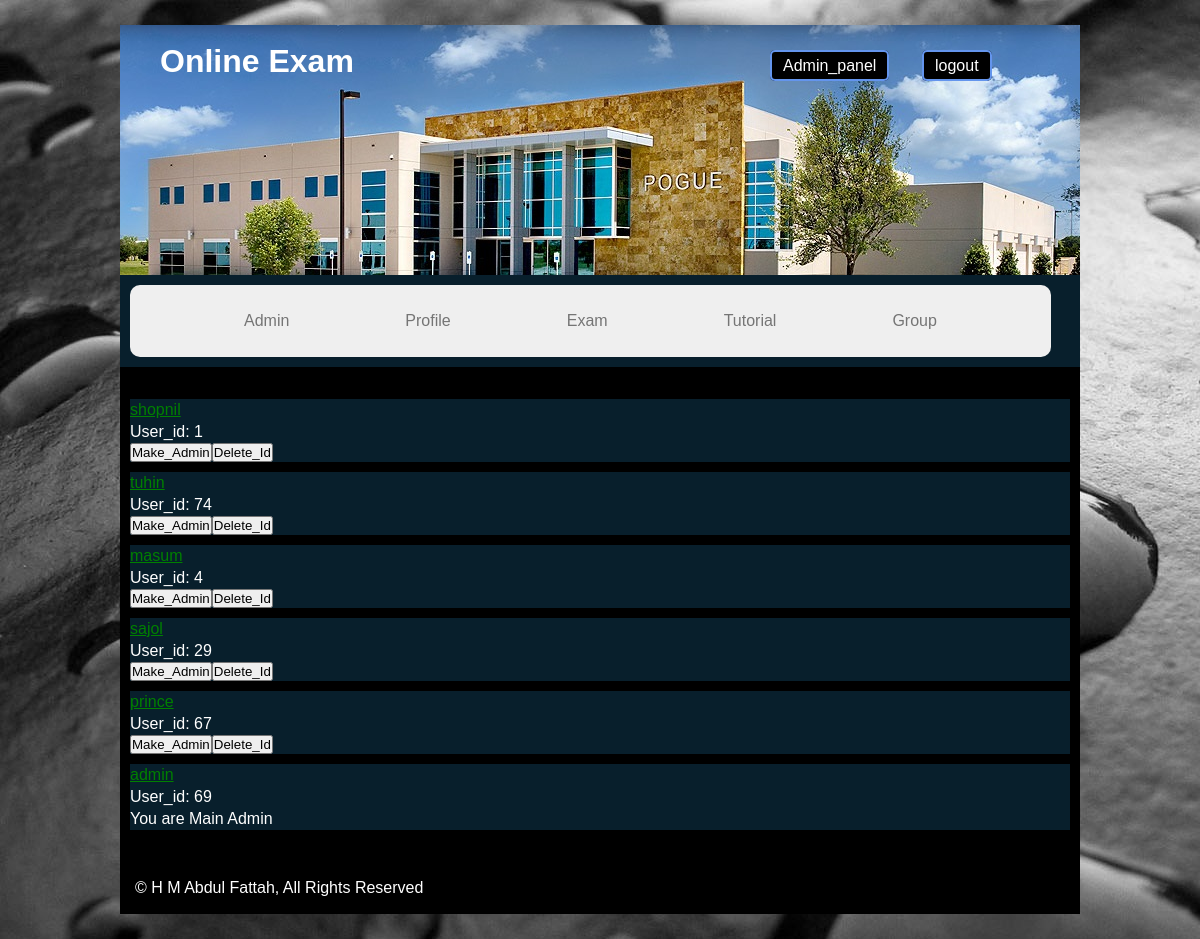
/admin_panel.php (signed in), run on the app's committed database.
### tables this page shows
CREATE TABLE IF NOT EXISTS `people` (
  `user_id` int(11) NOT NULL AUTO_INCREMENT,
  `username` varchar(50) DEFAULT NULL,
  `age` int(11) DEFAULT NULL,
  `password` varchar(50) DEFAULT NULL,
  `email` varchar(50) DEFAULT NULL,
  `image` varchar(200) NOT NULL,
  `admin_panel` varchar(10) NOT NULL,
  PRIMARY KEY (`user_id`)
);

### admin_panel.php (the view, shortened to what this page needs)
<?php
$sql1="SELECT * FROM people";
$result1=mysql_query($sql1);
?>
<html>
	<head>
		<link rel="stylesheet" type="text/css" href="admin_panel.css"/>
	</head>
	<body>
		<div class="fix main">
			<div class="header_class fix">
				<div class="header fix">
					<h1>Online Exam</h1>
				</div>
				<?php
					if($_SESSION['admin']=='yes' || $_SESSION['new_admin']=='yes')
					{
				?>
				<div class="panel">
					<a href='admin_panel.php' class='button'>Admin_panel</a>
				</div>
				<?php
					}
				?>
				<div class="btn">
					<a href='logout.php' class='button'>logout</a>
				</div>
			</div>
			<div class="fix maincontent">
				<div class="fix sidebar">
					<nav>
						<ul>
						<?php
							if($_SESSION['admin']=='yes' || $_SESSION['new_admin']=='yes')
							{
						?>
							<li><a href="#">Admin</a>
							</li>
						<?php
							}
						?>
							<li><a href="profile.php">Profile</a></li>
							<li><a href="exam.php">Exam</a></li>
							<li><a href="tutorial.php">Tutorial</a></li>
							<li><a href="Group/Home.php">Group</a></li>
						</ul>
					</nav>
				</div>
			</div>
			<div class="admin" id='admin_n'>
			<br style="margin-top:-20px;"/>
		<?php
		if($_SESSION['admin']=='yes'){
			while($row1=mysql_fetch_array($result1))
			{
		?>
			<div class="admin_div">
		<?php
				$a=$row1['user_id'];
				$b=$row1['username'];
				$c=$row1['admin_panel'];
			?>
				<a href="profile.php?id=<?php echo $a?>"><?php echo $b ?></a>
				<br />
				<p>User_id: <?php echo $a ?></p>
			<?php
				if($b=='admin'){
				echo 'You are Main Admin'.'<br/>';
			?>
			<?php
				}else{
			?>
				<div id='make_<?php echo $a?>' class="btn1">
					<button onclick='make_admin(<?php echo $a ?>)' >Make_Admin</button>
				</div>
				<div class="btn2">
					<button onclick='delete_id(<?php echo $a ?>)' class='button2'>Delete_Id</button>
				</div>
			<?php
				}
			?>
			</div>
			<?php
			}
		}else if($_SESSION['new_admin']=='yes'){
			while($row1=mysql_fetch_array($result1))
			{
		?>
			<div class="admin_div">
		<?php
				$a=$row1['user_id'];
				$b=$row1['username'];
				$c=$row1['admin_panel'];
			?>
				<a href="profile.php?id=<?php echo $a?>"><?php echo $b ?></a>
				<br />
				<p>User_id: <?php echo $a ?></p>
			<?php
				if($b=='admin'){
				echo 'Main Admin'.'<br/>';
			?>
			<?php
				}else if($c=='yes' && $_SESSION['id']==$a){
				echo 'This is you'.'<br/>';
			?>
				<div >
					<button onclick='leave(<?php echo $a?>)'>Leave</button>
				</div>
			<?php
				}else if($c=='yes'){
					echo 'He is also a admin'.'<br/>';
				}else{
			?>
				<div id='make_<?php echo $a?>' class="btn1">
					<button onclick='make_admin(<?php echo $a ?>)' >Make_Admin</button>
				</div>
				<div class="btn2">
					<button onclick='delete_id(<?php echo $a ?>)' class='button2' >Delete_Id</button>
				</div>
			<?php
				}
		?>
			</div>
		<?php
			}
		}
			?>
			<br style="margin-bottom:-30px;" />
			</div>
			<div class="fix footer">&copy; H M Abdul Fattah, All Rights Reserved</div>
		</div>
	</body>
</html>

### admin_panel.css (style rules this page uses)
* { margin:0; padding:0 }
body { font-family:arial; font-size:16px; line-height:22px; color:#666; background:url(z.jpg) fixed repeat; }
.main { width:960px; margin:25px auto; display:block; background:#081F2C }
.header_class { background:url(header.jpg) repeat; position: relative; height:250px; }
.header { margin-left:40px; float:left; width:60%; color:white; margin-top:25px; }
.panel { position:absolute; width:30%; margin-top:30px; }
.panel a { padding:5px 11px; margin-left:650px; background:black; }
.btn { width:30%; float:right; margin-top:30px; }
.btn a { padding:5px 11px; margin-left:130px; background:black; }
.button { border-radius:5px; border: 2px solid #6495ED; text-decoration:none; color:white; }
.maincontent { margin-top:10px; color:white; }
nav ul { margin-left:10px; margin-right:10px; background: #efefef; padding: 0 20px; border-radius: 10px; list-style: none; position: relative; }
nav ul { background: #efefef; padding: 0 56px; border-radius: 10px; list-style: none; display: inline-table; }
nav ul:after { content: ""; clear: both; display: block; }
nav ul li { float: left; }
nav ul li a { display: block; padding: 25px 58px; color: #757575; text-decoration: none; }
.admin { background:black; color:white; margin-top:10px; }
.admin_div { background:#081F2C; margin:10px; }
.admin_div a { color:green; }
.btn1 { float:left; }
.footer { padding:15px; background:black; color:white }

### data on the page
people: username "shopnil", user_id "1"
people: username "tuhin", user_id "74"
people: username "masum", user_id "4"
people: username "sajol", user_id "29"
people: username "prince", user_id "67"
people: username "admin", user_id "69", shows "You are Main Admin"
